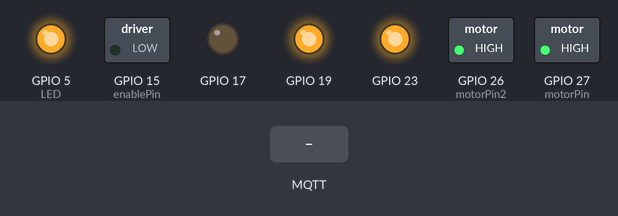
The sketch below on a simulated ESP32. On the bench: switched loads named in the sketch (green lamp = pin HIGH), output pins drawn as LEDs (lit = HIGH). The test bench sets the inputs (shaded band). WiFi joins after 1.5 s; servers stay silent unless stated; no MQTT or app messages arrive unless stated; what the sketch prints to the serial monitor is not drawn.

Above: at 3.9 s.
4.0 s: MQTT message "atte0/enable" arrives on the second subscribed topic
At 5.0 s:
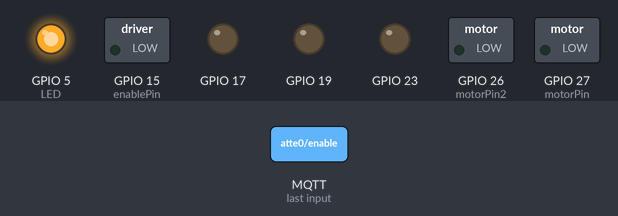
7.0 s: MQTT message "5" arrives on the second subscribed topic
At 7.3 s:
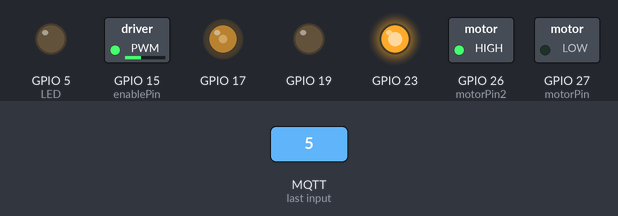
8.5 s: MQTT message "5" arrives on the third subscribed topic
At 9.6 s:
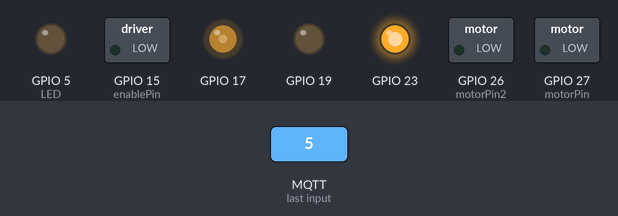
11.5 s: MQTT message "90" arrives on the second subscribed topic
At 11.9 s:
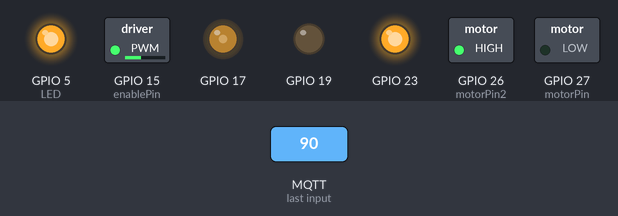
13.0 s: MQTT message "90" arrives on the third subscribed topic
At 14.3 s:
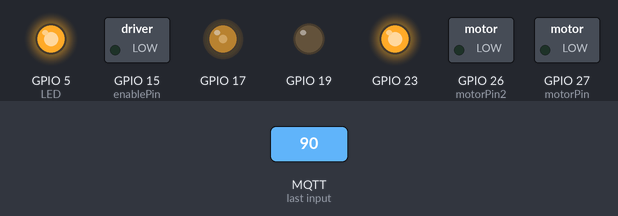
16.0 s: MQTT message "1" arrives on the second subscribed topic
At 16.5 s:
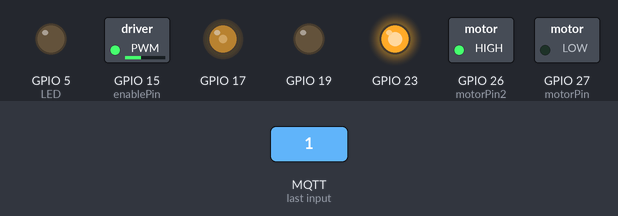
Timing chart, 0 to 18.5 s (numbered marks = the images above; inputs shaded):
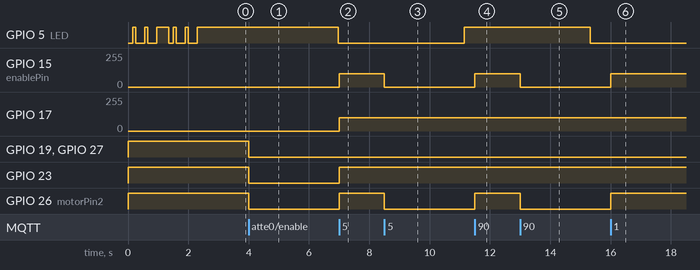

Measured:
- after the input at 4.0 s, GPIO 19, GPIO 23, GPIO 26 (motorPin2), GPIO 27 (motorPin): HIGH → LOW at once
- after the input at 7.0 s, GPIO 15 (enablePin), GPIO 17: 0/255 → 100/255 at once; GPIO 23, GPIO 26 (motorPin2): LOW → HIGH at once
- after the input at 8.5 s, GPIO 15 (enablePin): 100/255 → 0/255 at once; GPIO 26 (motorPin2): HIGH → LOW at once
- after the input at 11.5 s, GPIO 15 (enablePin): 0/255 → 100/255 at once; GPIO 26 (motorPin2): LOW → HIGH at once
- after the input at 13.0 s, GPIO 15 (enablePin): 100/255 → 0/255 at once; GPIO 26 (motorPin2): HIGH → LOW at once
- after the input at 16.0 s, GPIO 15 (enablePin): 0/255 → 100/255 at once; GPIO 26 (motorPin2): LOW → HIGH at once

The sketch:

atteone.ino
```cpp
#include "WiFi.h"
#include <PubSubClient.h>
#include "MotorControl.hpp"

//#define SERIAL_DEBUG

// MQTT Client Configuration and ROVER settings
const int   ATTE_ID = 1;
const char* MQTT_USER      = "AtteONE";
const char* SSID           = "DIANA";
const char* WIFI_PASSWORD  = "Starachowice";
const char* MQTT_BROKER_IP = "10.0.0.42";
const int   MQTT_PORT      = 1883;
/**********************************************************/

// TOPICS subscriptions
String ROVER_ROOT_TOPIC = String("atte") + String(ATTE_ID);
String MOVE_TOPIC = ROVER_ROOT_TOPIC + "/move";
String TANK_TOPIC = ROVER_ROOT_TOPIC + "/tank";
String ALIVE_TOPIC = ROVER_ROOT_TOPIC + "/alive";
String ENABLE_TOPIC = ROVER_ROOT_TOPIC + "/enable";

bool rover_enable = true;
unsigned int reconnection_counter = 0;

#define LED 5
bool led_status;
int led_ticks_normal = 3500;
int led_ticks_rover_disabled = 17000;

char buffer[4]={0};
char command;
char value;

WiFiClient esp_client;
PubSubClient mqtt_client(esp_client);

uint32_t alive_count = 0;

void setuWifi() {
    motorHardStop();
    WiFi.begin(SSID, WIFI_PASSWORD);
    // mqtt_client.connect(MQTT_USER);

    digitalWrite(LED, HIGH);
    Serial.println("Connecting to Wifi...");
    while(WiFi.status()!= WL_CONNECTED){
        Serial.print(".");
        // W of Wifi in morse
        digitalWrite(LED, LOW);
        delay(150);
        digitalWrite(LED, HIGH);
        delay(100);
        digitalWrite(LED, LOW);
        delay(300);
        digitalWrite(LED, HIGH);
        delay(100);
        digitalWrite(LED, LOW);
        delay(300);
        digitalWrite(LED, HIGH);
        delay(400);
    }
    Serial.println();

    Serial.println("Connected!");
    mqtt_client.setServer(MQTT_BROKER_IP, MQTT_PORT);
    mqtt_client.setCallback(mqttMessageCallback);

    reconnect();
}

void reconnect() {
    // Loop until we're reconnected
    while (!mqtt_client.connected()) {
        Serial.print("Attempting MQTT connection...");

        digitalWrite(LED, HIGH);
        // Attempt to connect
        if (mqtt_client.connect(MQTT_USER)) {
            Serial.println("connected");
            //Once connected, publish an announcement...
            if (reconnection_counter == 0) {
                mqtt_client.publish("atte1/status", "ready and operational");
            } else mqtt_client.publish("atte1/status", String("reconnected for the " + String(reconnection_counter) + " time").c_str());
            reconnection_counter++;
            // ... and resubscribe
            mqtt_client.subscribe(ENABLE_TOPIC.c_str());
            mqtt_client.subscribe(MOVE_TOPIC.c_str());
            mqtt_client.subscribe(TANK_TOPIC.c_str());
            mqtt_client.subscribe("atte0/#");
            Serial.println("Subscribed to MQTT topics:");
            Serial.println("atte0/#");
            Serial.println(ENABLE_TOPIC);
            Serial.println(MOVE_TOPIC);
            Serial.println(TANK_TOPIC);
        } else {
            Serial.print("failed, rc=");
            Serial.print(mqtt_client.state());
            Serial.println(" try again in 3 seconds");
            // Wait 3 seconds before retrying

            // B of mqtt Broker in Morse
            digitalWrite(LED, LOW);
            delay(300);
            digitalWrite(LED, HIGH);
            delay(100);
            digitalWrite(LED, LOW);
            delay(150);
            digitalWrite(LED, HIGH);
            delay(100);
            digitalWrite(LED, LOW);
            delay(150);
            digitalWrite(LED, HIGH);
            delay(100);
            digitalWrite(LED, LOW);
            delay(150);
            digitalWrite(LED, HIGH);
            delay(100);
            delay(1950);
        }
    }
}

void mqttMessageCallback(char* topic, byte* b_payload, unsigned int length) {
    if (length > 50) return;
    char c_payload[51];
    for (int i=0; i<length; i++) {
        c_payload[i] = (char) b_payload[i];
    }
    c_payload[length] = '\0';

    String s_topic = String(topic);
    String s_payload = String(c_payload);

    #ifdef SERIAL_DEBUG
    Serial.print("Message arrived in topic: ");
    Serial.println(s_topic);
    Serial.println(s_payload);
    Serial.println(c_payload);

    Serial.print("Message:  ");
    for (int i = 0; i < length; i++) {
        Serial.print((char)b_payload[i]);
    }
    Serial.println();
    #endif


    if (s_topic == ENABLE_TOPIC || s_topic == "atte0/enable" ) {
        int en = 1;
        sscanf(c_payload, "%d", &en);
        rover_enable = (en != 0 ? true : false);
    } else if (s_topic == MOVE_TOPIC || s_topic == "atte0/move" ) {
        if (rover_enable) {
            float left_speed = 0, right_speed = 0;
            float norm_speed = 0, direction = 0;
            sscanf(c_payload, "%f %f", &norm_speed, &direction);

            if (norm_speed <= 0.01) {
                norm_speed = 0;
                motorSoftStop();
            } else {
                slipSteeringSaturationProfile(norm_speed, direction, &left_speed, &right_speed);
                driveMotor(left_speed, right_speed);
            }
        }
    } else if (s_topic == TANK_TOPIC || s_topic == "atte0/tank") {
        if (rover_enable) {
            float tank_left = 0, tank_right = 0;
            sscanf(c_payload, "%f %f", &tank_left, &tank_right);
            driveMotor(tank_left, tank_right);
        }
    }
}

void setup() {
    Serial.begin(115200);
    pinMode(LED, OUTPUT);
    motorInitAll();
    pwmInit();
    setuWifi();
}

void loop() {
    // Check WiFi connection
    if (WiFi.status() != WL_CONNECTED) setuWifi();

    // Check if MQTT client is still connected
    if (!mqtt_client.connected()) {
        motorHardStop();
        reconnect();
    }
    mqtt_client.loop(); // Run main MQTT client event
    if (!rover_enable) motorHardStop();

    // Send alive message on MQTT and blink LED
    if ((alive_count % (rover_enable ? led_ticks_normal : led_ticks_rover_disabled)) == 0) {
        led_status = !led_status;
        digitalWrite(LED, led_status);
    }
    if ((alive_count % 40000) == 0) {
        mqtt_client.publish(ALIVE_TOPIC.c_str(), "alive");
    }
    alive_count++;
}
```

MotorControl.cpp
```cpp
#include "MotorControl.hpp"
#include <Arduino.h>
#include <math.h>

motor_t left_Motor;
motor_t right_Motor;

void motorInitAll () {

    right_Motor.side         = DX;

    right_Motor.motorPin     = 27;
    right_Motor.motorPin2    = 26;
    right_Motor.enablePin    = 15;
    pinMode(right_Motor.motorPin,OUTPUT);
    pinMode(right_Motor.motorPin2,OUTPUT);
    pinMode(right_Motor.enablePin,OUTPUT);


    left_Motor.side         = SX;

    left_Motor.motorPin     = 19;
    left_Motor.motorPin2    = 23;
    left_Motor.enablePin    = 17;

    pinMode(left_Motor.motorPin,OUTPUT);
    pinMode(left_Motor.motorPin2,OUTPUT);
    pinMode(left_Motor.enablePin,OUTPUT);
}

void pwmInit() {
    pwmProperties             tmp_Pwm;
    tmp_Pwm.freq            = 3*10e4;
    tmp_Pwm.pwmChannel1     = 0;
    tmp_Pwm.pwmChannel2     = 1;
    tmp_Pwm.resolution      = 8;
    ledcSetup(tmp_Pwm.pwmChannel1, tmp_Pwm.freq, tmp_Pwm.resolution);
    ledcSetup(tmp_Pwm.pwmChannel2, tmp_Pwm.freq, tmp_Pwm.resolution);
    ledcAttachPin(left_Motor.enablePin,tmp_Pwm.pwmChannel1);
    ledcAttachPin(right_Motor.enablePin,tmp_Pwm.pwmChannel2);
}

void driveMotor(float speed_left, float speed_right) {

    // Serial.printf("drive L/R:\t%f %f\n", speed_left, speed_right);

    motorSetSpeed(SX, speed_left);
    motorSetSpeed(DX, speed_right);
}

side_t motorSetSpeed(side_t side, float speed) {  //speed is duty cicle
    float raw_speed = speed;
    int motor_speed  = 0;

    motorSetDir(side, (raw_speed > 0 ? CW : CCW));

    if (raw_speed < -1) raw_speed = -1;
    else if (raw_speed >= -0.002 && raw_speed <= 0.002) raw_speed = 0;
    else if (raw_speed > 1) raw_speed = 1;

    if (raw_speed ==  0) motor_speed = 0;
    else motor_speed = (int) (abs(raw_speed) * 50.0) + 50.0;

    // Serial.printf("Speed/Motor Speed:\t%s %f %d\n", (side == SX ? "sx" : "dx"), raw_speed, motor_speed);

    if (raw_speed == 0) {
        if (side == SX) motorLeftSoftStop();
        else if (side == DX) motorRightSoftStop();
    } else {
        switch(side) {
            case SX:
            ledcWrite(left_Motor.side, abs(motor_speed));
            break;
            case DX:
            ledcWrite(right_Motor.side, abs(motor_speed));
            break;
        }
    }
}

side_t motorSetDir(side_t side, rot_t rotation) {

    // if (rotation == CW) Serial.printf("Side / Rotation:\t%s %s\n", (side == SX ? "sx" : "dx"), "cw");
    // else if (rotation == CCW) Serial.printf("Side / Rotation:\t%s %s\n", (side == SX ? "sx" : "dx"), "ccw");

    if(side == SX) {
        // left side
        if (rotation == CCW) {
            //backward rotation
            digitalWrite(left_Motor.motorPin, HIGH);
            digitalWrite(left_Motor.motorPin2, LOW);
        }
        else {
            //forward rotation
            digitalWrite(left_Motor.motorPin, LOW);
            digitalWrite(left_Motor.motorPin2, HIGH);
        }
    } else if (side == DX) {
        // right side
        if (rotation == CCW) {
            //backward rotation
            digitalWrite(right_Motor.motorPin, HIGH);
            digitalWrite(right_Motor.motorPin2, LOW);
        } else {
            //forward rotation
            digitalWrite(right_Motor.motorPin, LOW);
            digitalWrite(right_Motor.motorPin2, HIGH);
        }
    } else {
        // Serial.println("invalid side value, 1 or 0");
        return NONE;
    }
}

void motorLeftSoftStop(void) {

    ledcWrite(left_Motor.side, 0);
    digitalWrite(left_Motor.motorPin, LOW);
    digitalWrite(left_Motor.motorPin2, LOW);

}

void motorRightSoftStop(void) {
    ledcWrite(right_Motor.side, 0);

    digitalWrite(right_Motor.motorPin, LOW);
    digitalWrite(right_Motor.motorPin2, LOW);
}

void motorSoftStop(void) {

    motorLeftSoftStop();
    motorRightSoftStop();
}

void motorHardStop(void) {

    ledcWrite(left_Motor.side, 0);
    ledcWrite(right_Motor.side, 0);

    digitalWrite(left_Motor.motorPin, HIGH);
    digitalWrite(left_Motor.motorPin2, HIGH);

    digitalWrite(right_Motor.motorPin, HIGH);
    digitalWrite(right_Motor.motorPin2, HIGH);
}


float polarVectorToSlipSteering (float direction, bool flag_left) {
    double ans=0;
    if (flag_left) direction = -direction;  // For left side --> f(-x)
    double x = (double) ((2*M_PI)/360.0) * direction;

    // Geogebra -> f(x)=If(-π≤x< (-3)/(4)π,-cos(2x),(-3)/(4)π≤x<0,cos((2x)/(3)),0≤x<(π)/(4),cos(2x),(π)/(4)≤x≤π,cos((2)/(3) (x+(π)/(2))))
    if      (direction >= -180 && direction < -135) ans = (double) -1.0 * cos(2.0 * x);
    else if (direction >= -135 && direction <    0) ans = (double) cos(0.666666 * x);
    else if (direction >=    0 && direction <   45) ans = (double) cos(2.0 * x);
    else if (direction >=   45 && direction <= 180) ans = (double) cos(0.666666 * (x + (M_PI/2)) );
    else ans = -0.0000001234;

    return (float) ans;
}

void slipSteeringSaturationProfile (float norm_speed, float direction, float* speed_left, float* speed_right) {
    *speed_left  = norm_speed * polarVectorToSlipSteering(direction, 1);
    *speed_right = norm_speed * polarVectorToSlipSteering(direction, 0);
}
```

MotorControl.hpp
```cpp
#ifndef __MOTORCONTROL_HPP__
#define __MOTORCONTROL_HPP__
#include <Arduino.h>

typedef enum{ SX,
              DX,
              NONE} side_t;

typedef enum{ CW,
              CCW} rot_t;

typedef struct _motor_t {

        int     motorPin;
        int     motorPin2;
        int     enablePin;

        side_t  side;

        }motor_t;

typedef struct _pwmProperties {

        int     freq;
        int     pwmChannel1;
        int     pwmChannel2;
        int     resolution;

        }pwmProperties;

// Motor Pinout
/*************************
// left Motors (0)
const int motor1Pin1 = 27;
const int motor1Pin2 = 26;
const int enable1Pin = 14;

// right Motors (1)
const int motor2Pin1 = 17;
const int motor2Pin2 = 16;
const int enable2Pin = 4;

// Setting PWM properties
const int freq = 30000;
const int pwmChannel1 = 0;
const int pwmChannel2 = 1;
const int resolution = 8;
**************************/

side_t motorSetSpeed(side_t side, float speed);
void   motorInitAll();
side_t motorSetDir(side_t side, rot_t dir);
void   motorHardStop(void);
void   motorSoftStop(void);
void   motorLeftSoftStop(void);
void   motorRightSoftStop(void);
void   pwmInit(void);
void   driveMotor(float speed_left, float speed_right);
float  polarVectorToSlipSteering (float direction, bool flag_left);
void   slipSteeringSaturationProfile (float norm_speed, float direction, float* speed_left, float* speed_right);

#endif //__MOTORCONTROL_HPP__
```
